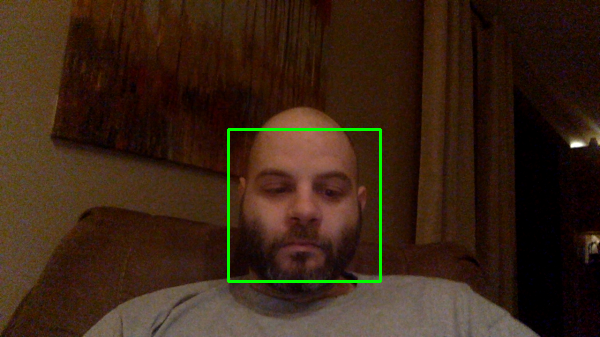
#> input picture projects/video-recognition/python/tmp.png, 600 x 337 px, given in place of the camera
$ python __init__.py tmp.png   (older library calls are emulated)
#> lines starting #> are read from the running program, lines starting #| are printed output that depends on the picture; after the words box and inside, x2 and y2 are one past the last pixel; in counts of white or black regions, pixels touching at a corner belong together
### projects/video-recognition/python/Recognize.py
# example usage: python2.7 recognize.py -d ~/Desktop/photos/ -q ~/Desktop/photos/2014-11-22\ 17.19.30.jpg
# import the necessary packages
from RGBHistogram import RGBHistogram
from Searcher import Searcher
import numpy as np
import argparse
import cPickle
import cv2
import glob
import sys

## VARIABLE CONSTANTS
HIGH_SCORE 		= 0.5 	# highest score to be deemed as "recognized" (0 is lowest)
PEOPLE_PATH 	= '/Users/mattthompson/Desktop/photos/people'
PEOPLE 			= [
	'matt',
	'jess',
	'maci',
	'lily',
	'paula',
	'grandma-fran',
	'grandpa-jim',
	'jeff',
	'jimmy',
	'miranda'
]

class Face:
	def __init__(self):
		self.path 			= PEOPLE_PATH
		self.tracker 		= HIGH_SCORE  	# defaults the tracker to the highest score allowed
		self.recognized 	= []
		self.prediction 	= {
			'score': 		0.0,
			'person': 		'unknown',
			'image': 		'unknown.png'
		}

	def clear(self):
		self.__init__

	def person(self,img):

		# iterate all people we're looking for
		for ppl in PEOPLE:

			person_path = self.path + '/' + ppl + '/' + ppl + '.txt'

			# grab our index of blobs for this person
			index 		= cPickle.loads(open(person_path).read())

			# query the new image
			query 		= cv2.imread(img)

			if query != None:
				# describe the query in the same way that we did in
				# index.py -- a 3D RGB histogram with 8 bins per
				# channel
				description  	= RGBHistogram([8, 8, 8])
				features  		= description.describe(query)
				# load the index perform the search
				#index_results  	= cPickle.loads(cPickle.dumps(index)).read())
				searcher  		= Searcher(index)
				results  		= searcher.search(features)

				resultDict 		= dict(results)

				# iterate the top 3 results
				for key in resultDict:
					# grab our variables
					score 		= key
					imgurl 		= resultDict[key]
					#(score,img) = results[i]
					# make sure the score is below our highscore
					if score <= HIGH_SCORE:
						# add this to the recognized array
						self.recognized.append({'score': score, 'person': ppl, 'img': imgurl})
						# check to see if this score is our lowest score yet
						if score < self.tracker:
							self.tracker 	= score
							self.prediction = {'score': score, 'person': ppl, 'img': imgurl}
							print(self.prediction);

### projects/video-recognition/python/__init__.py
# import the necessary packages
from __future__ import print_function
from Recognize import Face
from imutils.video import WebcamVideoStream
import imutils
import cv2
import sys

WRITE_TO_DISK 	= False

cascPath 	= '/Applications/XAMPP/htdocs/raspberrypi-travis/python/OpenCV/haar/face.xml' #sys.argv[1]
faceCascade = cv2.CascadeClassifier(cascPath)

# created a *threaded* video stream, allow the camera sensor to warmup,
vs = WebcamVideoStream(src=0).start()

# loop over some frames...this time using the threaded stream
cnt 	= 0
while True:
	cnt+=1
	# grab the frame from the threaded video stream and resize it
	# to have a maximum width of 400 pixels
	frame = vs.read()
#> frame is the input picture: shape (337, 600, 3); mean B, G, R 21.3, 36.5, 57.1
	frame = imutils.resize(frame, width=600)

	gray = cv2.cvtColor(frame, cv2.COLOR_BGR2GRAY)
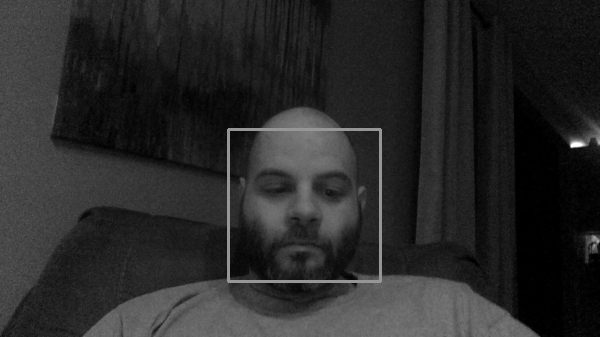
#> gray: shape (337, 600); min 0, max 255, mean 40.9

	faces = faceCascade.detectMultiScale(
		gray,
		scaleFactor=1.1,
		minNeighbors=5,
		minSize=(30, 30),
		flags=cv2.cv.CV_HAAR_SCALE_IMAGE
	)
#> faces = [[229, 130, 149, 149]]

	# Draw a rectangle around the faces
	for (x, y, w, h) in faces:
		cv2.rectangle(frame, (x, y), (x+w, y+h), (0, 255, 0), 2)
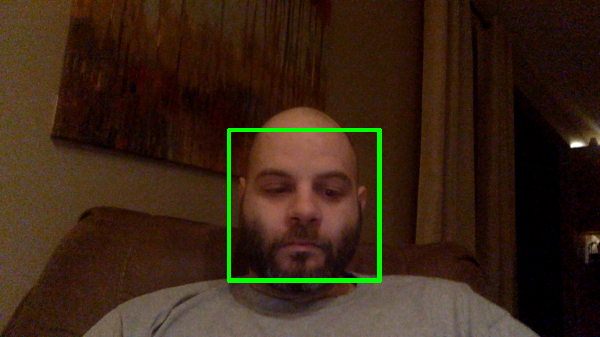
#> frame: shape (337, 600, 3); 0.44% of pixels changed, all inside (x1, y1, x2, y2) = (230, 131, 379, 280)

		# perform facial recognition
		# initialize recognition library
		recognition 	= Face()
		# crop the image around the face
		cropped 		= frame[y:y+h,x:x+w]
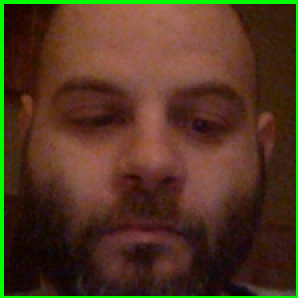
#> cropped: shape (149, 149, 3) (shown 2 times larger); mean B, G, R 33.1, 54.8, 80.7
		# write frame to file so that we can read
		# TODO: make this so that we dont have to write a file (just run algorithm against frame)
		cv2.imwrite('/Applications/XAMPP/htdocs/raspberrypi-travis/projects/video-recognition/python/cropped.png',cropped)
		# run recognition algorithm to detect person
#> (the run stopped early here; a loop or call above may not have finished)
